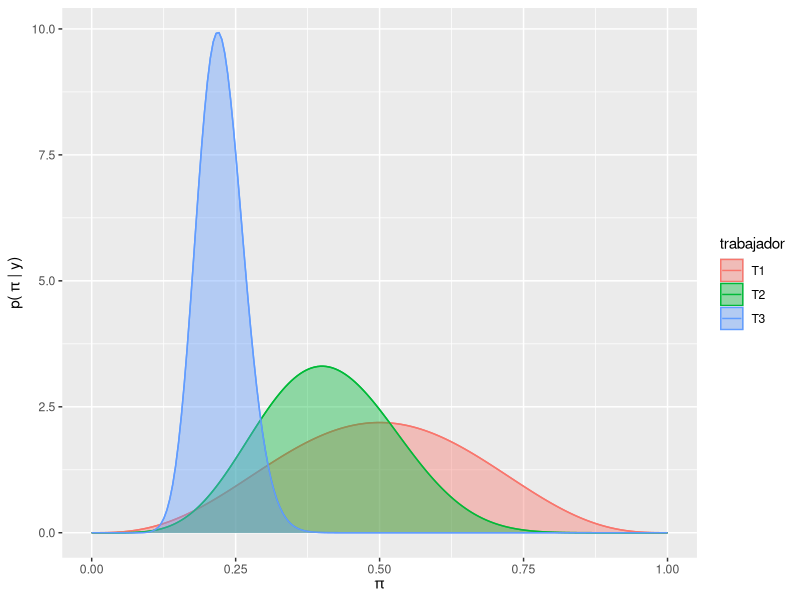

The R script that drew this image:
library(ggplot2)

# Crear grilla para los valores de "pi"
grid_n <- 200
pi_grid <- seq(0, 1, length.out = grid_n)

# Evaluar la funcion de densidad del posterior de cada trabajador
# en cada uno de los puntos de "pi_grid"
posterior1 <- dbeta(pi_grid, 4, 4)
posterior2 <- dbeta(pi_grid, 7, 10)
posterior3 <- dbeta(pi_grid, 24, 83)

# Crear un data.frame, necesario para trabajar con ggplot2
datos <- data.frame(
  pi = rep(pi_grid, times = 3),
  posterior = c(posterior1, posterior2, posterior3),
  trabajador = rep(c("T1", "T2", "T3"), each = grid_n)
)

# Crear el grafico con ggplot2 con los siguientes mapeos
# * Los valores del eje horizontal "x" salen de "pi"
# * Los valores de la altura en el eje vertical "y" salen de "posterior"
# * Los colores se mapean a cada uno de los valores de "trabajador"
# * Las areas tienen un color de relleno distinto para cada valor en "trabajador"
ggplot(datos, aes(x = pi, y = posterior, color = trabajador)) +
  geom_line() + 
  geom_area(aes(fill = trabajador), alpha = 0.4, position = "identity") +
  labs(x = expression(pi), y = expression("p(" ~ pi ~ "| y)"))